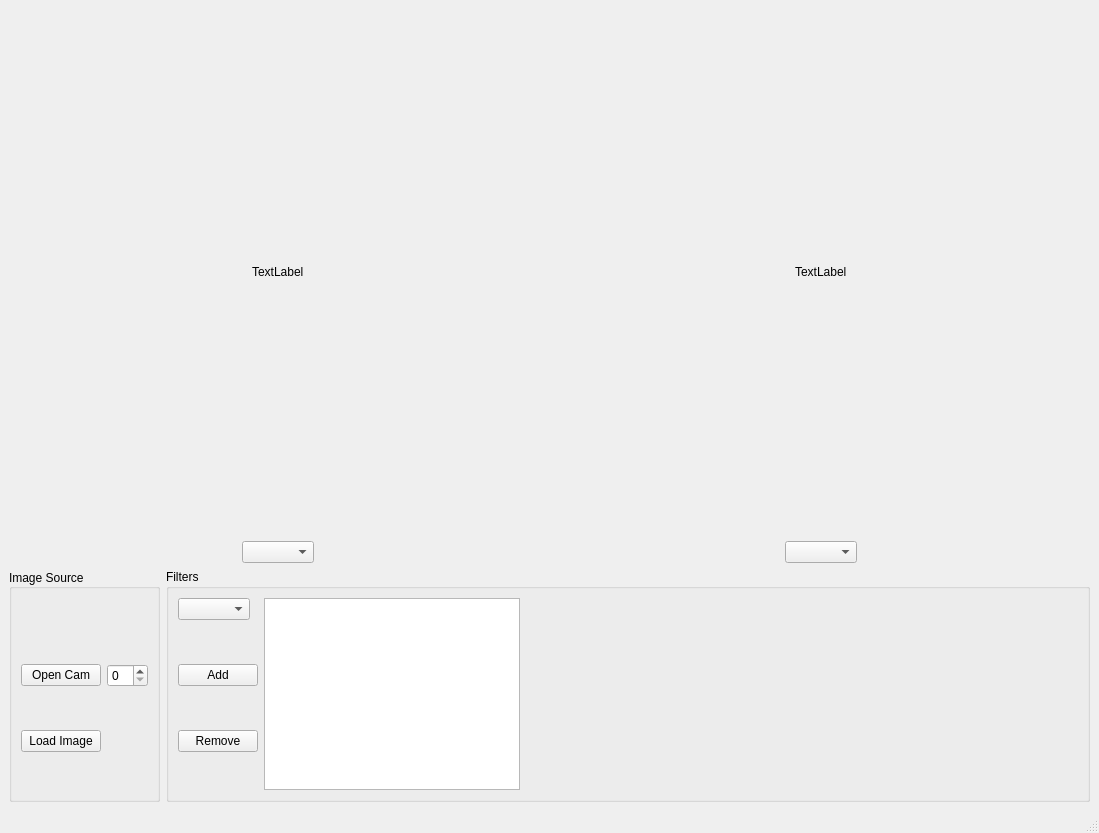
<?xml version="1.0" encoding="UTF-8"?>
<ui version="4.0">
 <class>MainWindow</class>
 <widget class="QMainWindow" name="MainWindow">
  <property name="geometry">
   <rect>
    <x>0</x>
    <y>0</y>
    <width>1099</width>
    <height>833</height>
   </rect>
  </property>
  <property name="windowTitle">
   <string>MainWindow</string>
  </property>
  <widget class="QWidget" name="centralwidget">
   <property name="sizePolicy">
    <sizepolicy hsizetype="Expanding" vsizetype="Expanding">
     <horstretch>0</horstretch>
     <verstretch>0</verstretch>
    </sizepolicy>
   </property>
   <layout class="QVBoxLayout" name="verticalLayout">
    <property name="sizeConstraint">
     <enum>QLayout::SetDefaultConstraint</enum>
    </property>
    <item>
     <layout class="QVBoxLayout" name="mainLayout">
      <property name="sizeConstraint">
       <enum>QLayout::SetDefaultConstraint</enum>
      </property>
      <item>
       <layout class="QGridLayout" name="camsLayout">
        <property name="sizeConstraint">
         <enum>QLayout::SetDefaultConstraint</enum>
        </property>
        <item row="4" column="0" alignment="Qt::AlignHCenter|Qt::AlignVCenter">
         <widget class="QComboBox" name="selectedFrameComboBoxLeft">
          <property name="sizePolicy">
           <sizepolicy hsizetype="Preferred" vsizetype="Fixed">
            <horstretch>0</horstretch>
            <verstretch>0</verstretch>
           </sizepolicy>
          </property>
          <property name="maximumSize">
           <size>
            <width>16777215</width>
            <height>16777215</height>
           </size>
          </property>
          <property name="baseSize">
           <size>
            <width>0</width>
            <height>0</height>
           </size>
          </property>
          <property name="layoutDirection">
           <enum>Qt::LeftToRight</enum>
          </property>
          <property name="sizeAdjustPolicy">
           <enum>QComboBox::AdjustToContentsOnFirstShow</enum>
          </property>
         </widget>
        </item>
        <item row="2" column="0" alignment="Qt::AlignHCenter|Qt::AlignVCenter">
         <widget class="QLabel" name="camWindowLeft">
          <property name="sizePolicy">
           <sizepolicy hsizetype="Expanding" vsizetype="Expanding">
            <horstretch>1</horstretch>
            <verstretch>1</verstretch>
           </sizepolicy>
          </property>
          <property name="text">
           <string>TextLabel</string>
          </property>
         </widget>
        </item>
        <item row="2" column="1" alignment="Qt::AlignHCenter|Qt::AlignVCenter">
         <widget class="QLabel" name="camWindowRight">
          <property name="sizePolicy">
           <sizepolicy hsizetype="Expanding" vsizetype="Expanding">
            <horstretch>1</horstretch>
            <verstretch>1</verstretch>
           </sizepolicy>
          </property>
          <property name="text">
           <string>TextLabel</string>
          </property>
         </widget>
        </item>
        <item row="4" column="1" alignment="Qt::AlignHCenter">
         <widget class="QComboBox" name="selectedFrameComboBoxRight">
          <property name="sizePolicy">
           <sizepolicy hsizetype="Preferred" vsizetype="Fixed">
            <horstretch>0</horstretch>
            <verstretch>0</verstretch>
           </sizepolicy>
          </property>
         </widget>
        </item>
       </layout>
      </item>
      <item>
       <layout class="QHBoxLayout" name="optionsLayout">
        <property name="sizeConstraint">
         <enum>QLayout::SetDefaultConstraint</enum>
        </property>
        <item>
         <widget class="QGroupBox" name="imageSourceBox">
          <property name="sizePolicy">
           <sizepolicy hsizetype="Preferred" vsizetype="Minimum">
            <horstretch>0</horstretch>
            <verstretch>0</verstretch>
           </sizepolicy>
          </property>
          <property name="minimumSize">
           <size>
            <width>149</width>
            <height>353</height>
           </size>
          </property>
          <property name="title">
           <string>Image Source</string>
          </property>
          <property name="alignment">
           <set>Qt::AlignLeading|Qt::AlignLeft|Qt::AlignVCenter</set>
          </property>
          <layout class="QGridLayout" name="imageSourceBoxLayout">
           <property name="sizeConstraint">
            <enum>QLayout::SetMinimumSize</enum>
           </property>
           <item row="2" column="0" alignment="Qt::AlignLeft|Qt::AlignTop">
            <widget class="QPushButton" name="camButton">
             <property name="layoutDirection">
              <enum>Qt::LeftToRight</enum>
             </property>
             <property name="text">
              <string>Open Cam</string>
             </property>
            </widget>
           </item>
           <item row="2" column="1" alignment="Qt::AlignLeft|Qt::AlignTop">
            <widget class="QSpinBox" name="camIDSpinBox"/>
           </item>
           <item row="0" column="0" colspan="2" alignment="Qt::AlignLeft|Qt::AlignTop">
            <widget class="QLabel" name="camStatusLabel">
             <property name="text">
              <string/>
             </property>
            </widget>
           </item>
           <item row="4" column="0" alignment="Qt::AlignLeft|Qt::AlignTop">
            <widget class="QPushButton" name="loadImageButton">
             <property name="text">
              <string>Load Image</string>
             </property>
            </widget>
           </item>
          </layout>
         </widget>
        </item>
        <item>
         <widget class="QGroupBox" name="filterBox">
          <property name="sizePolicy">
           <sizepolicy hsizetype="Expanding" vsizetype="Minimum">
            <horstretch>0</horstretch>
            <verstretch>0</verstretch>
           </sizepolicy>
          </property>
          <property name="minimumSize">
           <size>
            <width>0</width>
            <height>353</height>
           </size>
          </property>
          <property name="title">
           <string>Filters</string>
          </property>
          <layout class="QGridLayout" name="filterBoxLayout">
           <property name="sizeConstraint">
            <enum>QLayout::SetMinimumSize</enum>
           </property>
           <item row="0" column="5">
            <spacer name="horizontalSpacer">
             <property name="orientation">
              <enum>Qt::Horizontal</enum>
             </property>
             <property name="sizeHint" stdset="0">
              <size>
               <width>40</width>
               <height>20</height>
              </size>
             </property>
            </spacer>
           </item>
           <item row="2" column="1" alignment="Qt::AlignLeft|Qt::AlignTop">
            <widget class="QPushButton" name="removeFilterButton">
             <property name="text">
              <string>Remove</string>
             </property>
            </widget>
           </item>
           <item row="0" column="3" rowspan="3" alignment="Qt::AlignLeft|Qt::AlignTop">
            <widget class="QListWidget" name="usedFiltersList">
             <property name="sizePolicy">
              <sizepolicy hsizetype="Preferred" vsizetype="Preferred">
               <horstretch>0</horstretch>
               <verstretch>0</verstretch>
              </sizepolicy>
             </property>
             <property name="editTriggers">
              <set>QAbstractItemView::NoEditTriggers</set>
             </property>
             <property name="selectionMode">
              <enum>QAbstractItemView::SingleSelection</enum>
             </property>
             <property name="resizeMode">
              <enum>QListView::Adjust</enum>
             </property>
            </widget>
           </item>
           <item row="0" column="1" alignment="Qt::AlignLeft|Qt::AlignTop">
            <widget class="QComboBox" name="filtersComboBox"/>
           </item>
           <item row="1" column="1" alignment="Qt::AlignLeft|Qt::AlignTop">
            <widget class="QPushButton" name="addFilterButton">
             <property name="text">
              <string>Add</string>
             </property>
            </widget>
           </item>
           <item row="0" column="4" rowspan="2">
            <layout class="QVBoxLayout" name="filterOptionsLayout"/>
           </item>
          </layout>
         </widget>
        </item>
       </layout>
      </item>
     </layout>
    </item>
   </layout>
  </widget>
  <widget class="QMenuBar" name="menubar">
   <property name="geometry">
    <rect>
     <x>0</x>
     <y>0</y>
     <width>1099</width>
     <height>25</height>
    </rect>
   </property>
  </widget>
  <widget class="QStatusBar" name="statusbar"/>
 </widget>
 <resources/>
 <connections/>
</ui>
